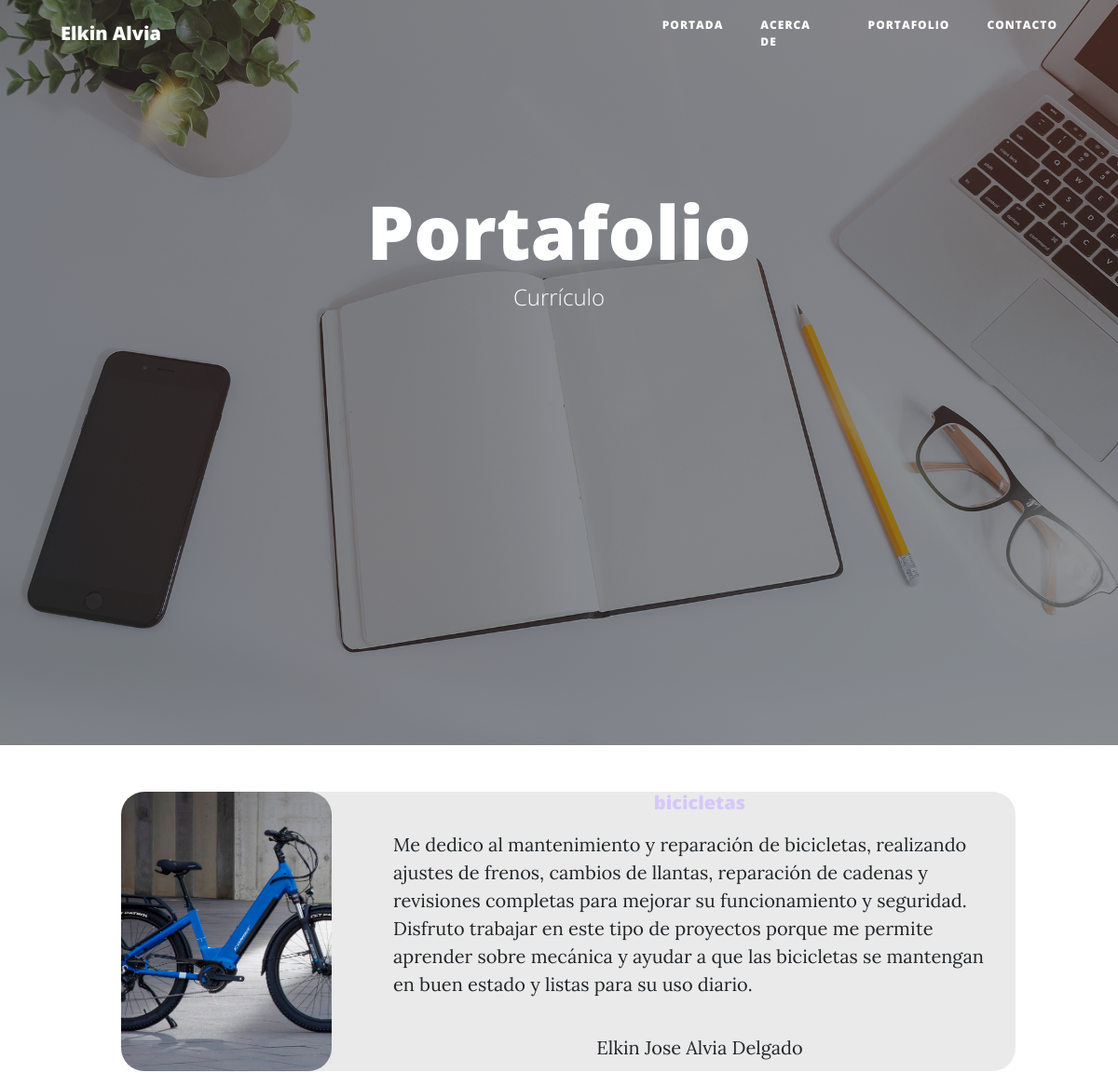
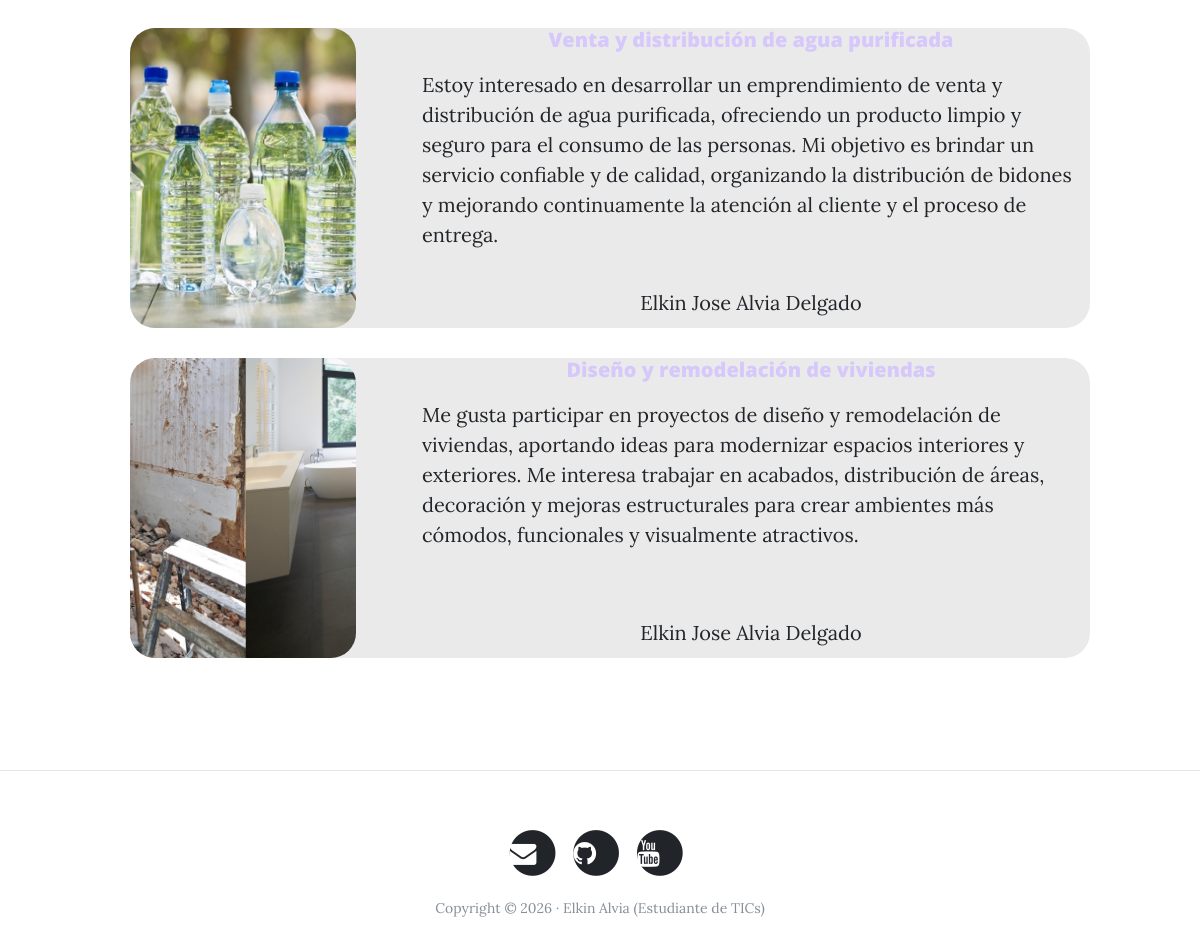
The app's page /portfolio with its own data (2 pictures, top to bottom).
### proyectos/models.py (models this page shows, shortened)
class Proyectos(models.Model):
    title = models.CharField(max_length=100)
    description = models.TextField(max_length=1000)
    author = models.CharField(max_length=100)
    link = models.URLField(verbose_name="Enlace del proyecto")
    img = models.ImageField(upload_to='projects/', null=True, blank=True)
    created = models.DateTimeField(auto_now_add=True, verbose_name="Fecha de creación")
    updated = models.DateTimeField(auto_now=True, verbose_name="Fecha de actualización")
    class Meta:
        verbose_name = "Proyecto"
        verbose_name_plural = "Proyectos"
        ordering = ['-created']
        db_table = 'proyectos'

### proyectos/views.py (the view)
# urls.py: path('', include('proyectos.urls'))
def proyectos(request):
    proyecto = Proyectos.objects.all()
    return render(request, 'core/portfolio.html',{
        'proyecto': proyecto
    })

### templates/core/portfolio.html (shortened to what this page needs)
{% load static %}
<!DOCTYPE html>
	<html lang="es">
	  <head>
	    <link href="{% static 'vendor/bootstrap/css/bootstrap.min.css' %}" rel="stylesheet">
	    <link href="{% static 'vendor/font-awesome/css/font-awesome.min.css' %}" rel="stylesheet" type="text/css">
	    <link href="{% static 'css/clean-blog.min.css' %}" rel="stylesheet">
	  </head>
	  <body>
	    <nav class="navbar navbar-expand-lg navbar-light fixed-top" id="mainNav">
	      <div class="container">
	        <a class="navbar-brand" href={% url 'index' %}>Elkin Alvia</a>
	        <div class="collapse navbar-collapse" id="navbarResponsive">
	          <ul class="navbar-nav ml-auto">
	            <li class="nav-item">
	              <a class="nav-link" href={% url 'index' %}>Portada</a>
	            </li>
	            <li class="nav-item">
	              <a class="nav-link" href={% url 'about' %}>Acerca de</a>
	            </li>
	            <li class="nav-item">
	              <a class="nav-link" href={% url 'portfolio' %}>Portafolio</a>
	            </li>
	            <li class="nav-item">
	              <a class="nav-link" href={% url 'contact' %}>Contacto</a>
	            </li>
	          </ul>
	        </div>
	      </div>
	    </nav>
	    <header class="masthead" style="background-image: url({% static 'img/portfolio-bg.jpg' %}); height: 100vh;">
	      <div class="overlay"></div>
	      <div class="container">
	        <div class="row">
	          <div class="col-lg-8 col-md-10 mx-auto">
	            <div class="site-heading">
	              <h1>Portafolio</h1>
	              <span class="subheading">Currículo</span>
	            </div>
	          </div>
	        </div>
	      </div>
	    </header>
        <div id = "base">
            {% for proyectos in proyecto %}
	                <div class = "content" id = "proyectos">
                         <a href="{{ proyectos.link }}"><img src="{{ proyectos.img.url}}"  alt="aqui debe de ir una imagen"></a>
                         <div id = "contenido">
                             <h5>{{ proyectos.title }}</h5>
                             <p id = "descripcion">{{ proyectos.description }}</p>
                             <p id = "autores">{{ proyectos.author }}</p>
                         </div>
                    </div>
             {% endfor %}
        </div>
	    <footer>
	    	<hr>
	      <div class="container">
	        <div class="row">
	          <div class="col-lg-8 col-md-10 mx-auto">
	            <ul class="list-inline text-center">
               <li class="list-inline-item">
                 <a href="#">
                   <span class="fa-stack fa-lg">
                     <i class="fa fa-circle fa-stack-2x"></i>
                     <i class="fa fa-envelope fa-stack-1x fa-inverse"></i>
                   </span>
                 </a>
               </li>
               <li class="list-inline-item">
                 <a href="#">
                   <span class="fa-stack fa-lg">
                     <i class="fa fa-circle fa-stack-2x"></i>
                     <i class="fa fa-github fa-stack-1x fa-inverse"></i>
                   </span>
                 </a>
               </li>
               <li class="list-inline-item">
                 <a href="#">
                   <span class="fa-stack fa-lg">
                     <i class="fa fa-circle fa-stack-2x"></i>
                     <i class="fa fa-youtube fa-stack-1x fa-inverse"></i>
                   </span>
                 </a>
               </li>
             </ul>
             <p class="copyright text-muted">Copyright &copy; 2026 · Elkin Alvia (Estudiante de TICs) </p>
	          </div>
	        </div>
	      </div>
	    </footer>
	</body>
</html>

### templates/core/portfolio.html (style rules this page uses)
#proyectos { height: 300px; width: 80%; margin-left: 130px; display: flex; flex-direction: row; align-items: center; justify-content: center; position: relative; border-radius: 25px; background-color: #eaeaea; margin-bottom: 30px; }
a { display: flex; align-items: center; height: 100%; width: 30%; }
img { width: 80%; height: 100%; border-radius: 25px; object-fit: cover; }
#contenido { height: 100%; margin: 10px; width: 70%; display: flex; flex-direction: column; align-items: center; justify-content: center; }
h5 { height: 25px; color: #d6c8fa; }
#descripcion { height: 75%; width: 100%; }
#autores { height: 10%; }
#base { display: flex; flex-direction: column-reverse; }

### records on screen
Proyectos: img (picture), title "Diseño y remodelación de viviendas", description "Me gusta participar en proyectos de diseño y remodelación de viviendas, aportando ideas para modernizar espacios interiores y exteriores. Me interesa trabajar en acabados, distribución de áreas, decoración y mejoras estructurales para crear ambientes más cómodos, funcionales y visualmente atractivos.", author "Elkin Jose Alvia Delgado"
Proyectos: img (picture), title "Venta y distribución de agua purificada", description "Estoy interesado en desarrollar un emprendimiento de venta y distribución de agua purificada, ofreciendo un producto limpio y seguro para el consumo de las personas. Mi objetivo es brindar un servicio confiable y de calidad, organizando la distribución de bidones y mejorando continuamente la atención al cliente y el proceso de entrega.", author "Elkin Jose Alvia Delgado"
Proyectos: img (picture), title "bicicletas", description "Me dedico al mantenimiento y reparación de bicicletas, realizando ajustes de frenos, cambios de llantas, reparación de cadenas y revisiones completas para mejorar su funcionamiento y seguridad. Disfruto trabajar en este tipo de proyectos porque me permite aprender sobre mecánica y ayudar a que las bicicletas se mantengan en buen estado y listas para su uso diario.", author "Elkin Jose Alvia Delgado"
